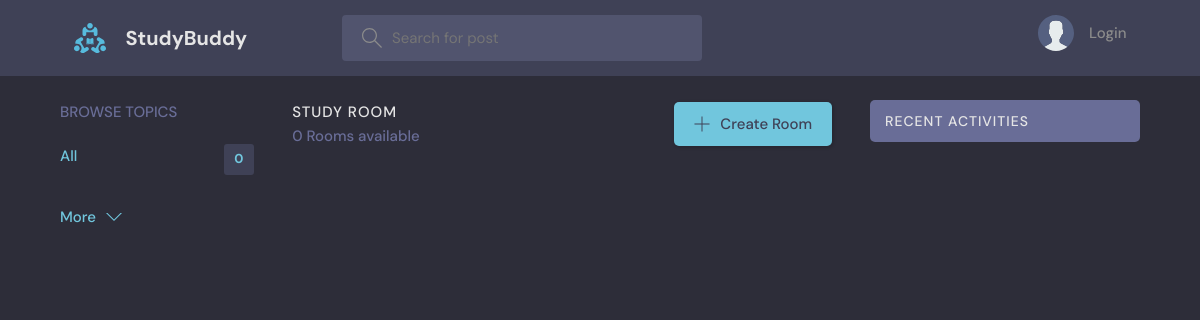
/?q=Python, run on an earlier commit of the app's database.
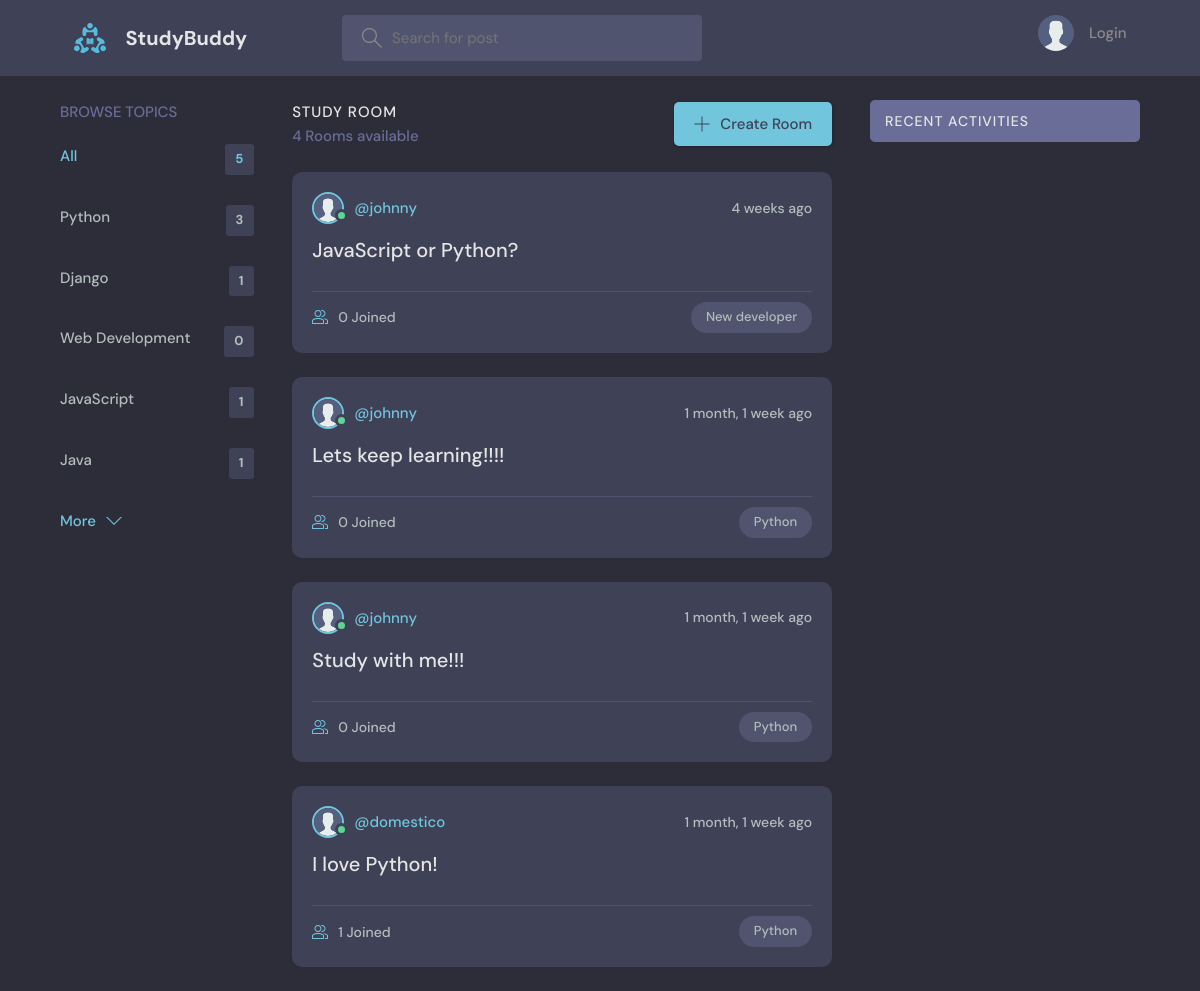
And on a later commit of the database.
### base/models.py (models this page shows, shortened)
class Topic(models.Model):
    name = models.CharField(max_length=200)

class Room(models.Model):
    host = models.ForeignKey(User, on_delete=models.SET_NULL, null=True)
    topic = models.ForeignKey(Topic, on_delete=models.SET_NULL, null=True)
    name = models.CharField(max_length=200)
    description = models.TextField(null=True, blank=True)
    participants = models.ManyToManyField(User, related_name='participants', blank=True)
    updated = models.DateTimeField(auto_now=True)
    created = models.DateTimeField(auto_now_add=True)
    class Meta:
        ordering = ['-updated', '-created']

### base/views.py (the view)
# urls.py: path('', views.home, name='home'),
def home(request):
    q = request.GET.get('q') if request.GET.get('q') != None else ''
    rooms = Room.objects.filter(
        Q(topic__name__icontains=q) |
        Q(name__icontains=q) |
        Q(description__icontains=q)
    )
    topics = Topic.objects.all()[0:5]
    room_count = rooms.count()
    room_messages = Message.objects.filter(Q(room__topic__name__icontains=q))
    context = {'rooms': rooms, 'topics': topics,
               'room_count': room_count, 'room_messages': room_messages}
    return render(request, 'base/home.html', context)

### base/templates/base/home.html (shortened to what this page needs)
{% extends 'main.html' %}
{% block content %}
<main class="layout layout--3">
  <div class="container">
    {% include 'base/topics_component.html' %}
    <div class="roomList">
      <div class="roomList__header">
        <div>
          <h2>Study Room</h2>
          <p>{{room_count}} Rooms available</p>
        </div>
        <a class="btn btn--main" href="{% url 'create-room' %}">
          <svg version="1.1" xmlns="http://www.w3.org/2000/svg" width="32" height="32" viewBox="0 0 32 32">
            <title>add</title>
            <path
              d="M16.943 0.943h-1.885v14.115h-14.115v1.885h14.115v14.115h1.885v-14.115h14.115v-1.885h-14.115v-14.115z"
            ></path>
          </svg>
          Create Room
        </a>
      </div>
      {% include 'base/feed_component.html' %}
    </div>
    {% include 'base/activity_component.html' %}
  </div>
</main>
{% endblock %}

### base/templates/base/topics_component.html
<div class="topics">
<div class="topics__header">
    <h2>Browse Topics</h2>
</div>
<ul class="topics__list">
    <li>
        <a href="{% url 'home' %}" class="active">All <span>{{topics.count}}</span></a>
    </li>
    {% for topic in topics %}
    <li>
        <a href="{% url 'home' %}?q={{topic.name}}">{{topic.name}}<span>{{topic.room_set.all.count}}</span></a>
    </li>
    {% endfor %}
</ul>
    <a class="btn btn--link" href="{% url 'topics' %}">
        More
        <svg version="1.1" xmlns="http://www.w3.org/2000/svg" width="32" height="32" viewBox="0 0 32 32">
        <title>chevron-down</title>
        <path d="M16 21l-13-13h-3l16 16 16-16h-3l-13 13z"></path>
        </svg>
    </a>
</div>

### base/templates/base/feed_component.html (shortened to what this page needs)
{% load static %}
{% for room in rooms %}
<div class="roomListRoom">
    <div class="roomListRoom__header">
      <a href="{% url 'user-profile' room.host.id %}" class="roomListRoom__author">
        <div class="avatar avatar--small active">
          <img src="{% static 'images/avatar.svg' %}" />
        </div>
        <span>@{{room.host.username}}</span>
      </a>
      <div class="roomListRoom__actions">
        <span>{{room.created|timesince}} ago</span>
      </div>
    </div>
    <div class="roomListRoom__content">
      <a href="{% url 'room' room.id %}">{{room.name}}</a>
    </div>
    <div class="roomListRoom__meta">
      <a href="{% url 'room' room.id %}" class="roomListRoom__joined">
        {{room.participants.all.count}} Joined
      </a>
      <p class="roomListRoom__topic">{{room.topic.name}}</p>
    </div>
</div>
{% endfor %}

What changed in the data, as far as the page shows it:
added Topic: name "Python", room_set.all.count "3"
added Topic: name "Django", room_set.all.count "1"
added Topic: name "Web Development", room_set.all.count "0"
added Topic: name "JavaScript", room_set.all.count "1"
added Topic: name "Java", room_set.all.count "1"
added Room: host.username "johnny", created "4 weeks", name "JavaScript or Python?", participants.all.count "0", topic.name "New developer"
added Room: host.username "johnny", created "1 month, 1 week", name "Lets keep learning!!!!", participants.all.count "0", topic.name "Python"
added Room: host.username "johnny", created "1 month, 1 week", name "Study with me!!!", participants.all.count "0", topic.name "Python"
added Room: host.username "domestico", created "1 month, 1 week", name "I love Python!", participants.all.count "1", topic.name "Python"
Also different on the page:
{{ topics.count }}: "0" → "5"
{{ room_count }}: "0" → "4"
